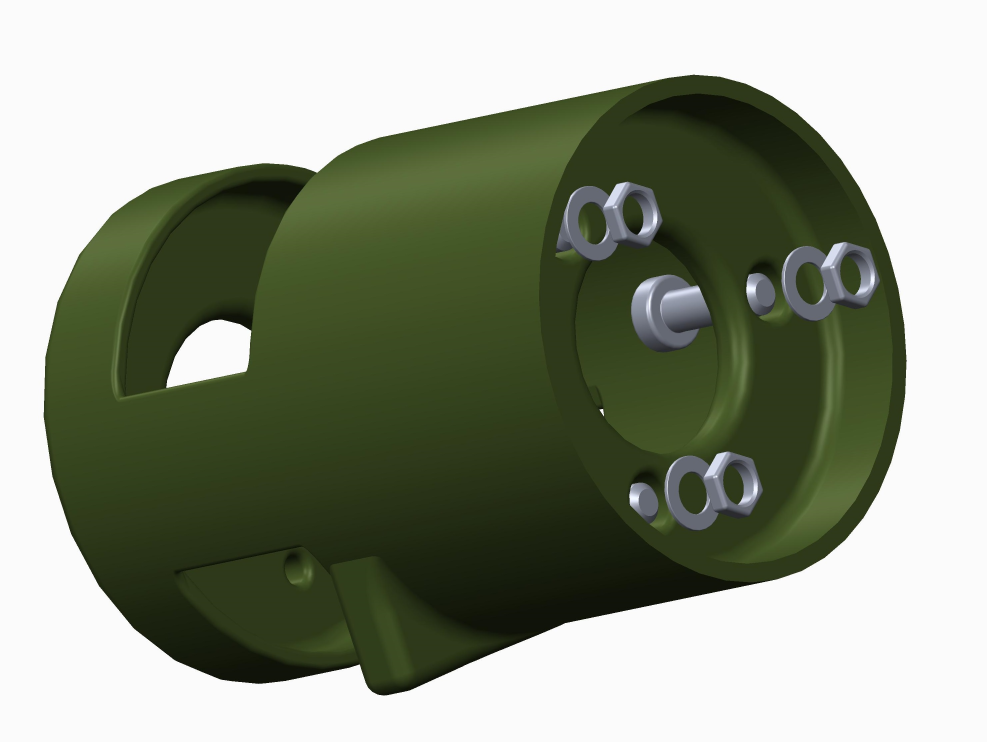
#> input picture cad/laser_support/instruction/step1.jpg, 2961 x 2225 px, given in place of the camera (shown at 1/3 size)
$ python arrow-detec.py
#> lines starting #> are read from the running program, lines starting #| are printed output that depends on the picture; after the words box and inside, x2 and y2 are one past the last pixel; in counts of white or black regions, pixels touching at a corner belong together
import cv2
import sys
import numpy as np
import matplotlib.pyplot as plt
import math
import argparse
import cv2

def arrow_outline(img):
    dst = cv2.Canny(img, 50, 200, None, 3)

    # Copy edges to the images that will display the results in BGR
    cdst = cv2.cvtColor(dst, cv2.COLOR_GRAY2BGR)
    cdstP = np.copy(cdst)

    linesP = cv2.HoughLinesP(dst, 1, np.pi / 180, 50, None, 50, 10) #probabilistic line transform
    final_pts = []

    if linesP is not None:
        for i in range(0, len(linesP)):
            l = linesP[i][0]

            thresh = 30

            if abs(l[1]-l[3]) < thresh: # aka vertical line
                pass
            elif abs(l[0]-l[2]) < thresh: # aka horizontal line
                pass
            else:
                start_pt = (l[0], l[1])
                end_pt = (l[2], l[3])
                final_pts.append(start_pt)
                final_pts.append(end_pt)
                cv2.line(img, start_pt, end_pt, (0,0,255), 3, cv2.LINE_AA)

    return img, final_pts


def arrow_direc(img, arrow_pts):

    if not arrow_pts:
        return 'NONE'

    else:
        arrow_coords = np.ravel(arrow_pts)
        x_list = arrow_coords[::2]
        y_list = arrow_coords[1::2]

        xmax = np.max(x_list)
        xmin = np.min(x_list)
        ymax = np.max(y_list)
        ymin = np.min(y_list)

        if (xmin, ymax) in arrow_pts:
            return 'RIGHT'

        else:
            return 'LEFT'

def blue_detec(imageFrame):
        # Convert the imageFrame in
    # BGR(RGB color space) to
    # HSV(hue-saturation-value)
    # color space
    blur_val = 11 # should be positive and odd
    imageFrame = cv2.GaussianBlur(imageFrame, (blur_val,blur_val), 0)
    hsvFrame = cv2.cvtColor(imageFrame, cv2.COLOR_BGR2HSV)

    # Set range for blue color and
    # define mask
    blue_lower = np.array([94, 80, 2], np.uint8)
    blue_upper = np.array([120, 255, 255], np.uint8)
    blue_mask = cv2.inRange(hsvFrame, blue_lower, blue_upper)

    # Morphological Transform, Dilation
    # for each color and bitwise_and operator
    # between imageFrame and mask determines
    # to detect only that particular color
    kernel = np.ones((5, 5), "uint8")

    # For blue color
    blue_mask = cv2.dilate(blue_mask, kernel)
    res_blue = cv2.bitwise_and(imageFrame, imageFrame,
                               mask = blue_mask)


    # Creating contour to track blue color
    contours, hierarchy = cv2.findContours(blue_mask,
                                           cv2.RETR_TREE,
                                           cv2.CHAIN_APPROX_SIMPLE)
    box_dims = []
    for pic, contour in enumerate(contours):
        area = cv2.contourArea(contour)
        if(area > 800):
            x, y, w, h = cv2.boundingRect(contour)
            imageFrame = cv2.rectangle(imageFrame, (x, y),
                                       (x + w, y + h),
                                       (255, 0, 0), 2)
            box_dims.append((x, y, w, h))

    return imageFrame, box_dims


def main(argv):
    cap = cv2.VideoCapture(0)
    cap.set(cv2.CAP_PROP_FPS, 1)     # set the frame rate

    # Check if the webcam is opened correctly
    if not cap.isOpened():
        raise IOError("Cannot open webcam")

    while True:
        ret, frame = cap.read()
#> frame is the input picture: shape (2225, 2961, 3); mean B, G, R 131.8, 149.3, 142.6

        blue_area, blue_bbox_dims = blue_detec(frame)
#> in blue_detec, `contours, hierarchy = cv2.findContours(blue_mask, cv2.RETR_TREE, cv2.C..`: contours = []
#> blue_bbox_dims = []

        if len(blue_bbox_dims) != 0:
            blue = True
        else:
            blue = False

        arrow_finding, arrow_pts = arrow_outline(frame)
#> in arrow_outline, `dst = cv2.Canny(img, 50, 200, None, 3)`:
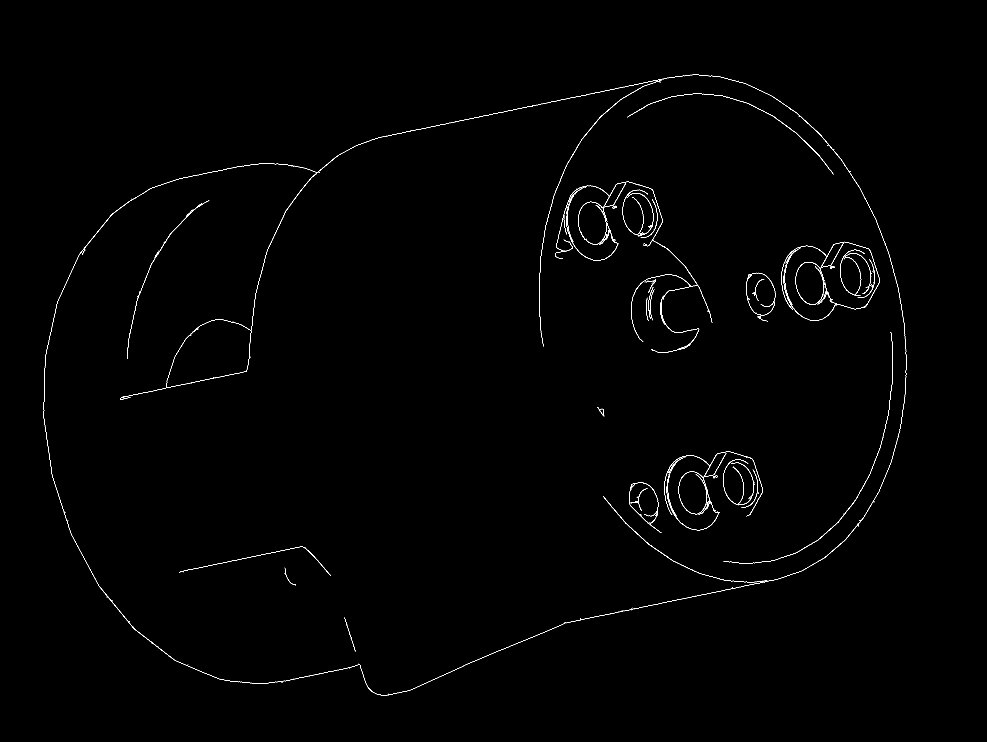
#> dst: shape (2225, 2961) (shown at 1/3 size); 0.41% white in thin lines or dots, all inside (x1, y1, x2, y2) = (130, 223, 2721, 2087)
#> in arrow_outline, `linesP = cv2.HoughLinesP(dst, 1, np.pi / 180, 50, None, 50, 10)`: linesP = 140 rows, first 6: [380, 1189, 739, 1113], [1500, 338, 1796, 276], [1998, 1807, 2312, 1741], [1718, 293, 2007, 232], [661, 1690, 904, 1639], [1692, 1870, 1881, 1830]
#> the loop in arrow_outline, `for i in range(0, len(linesP)):` made 140 passes
#> after the loop in arrow_outline, `for i in range(0, len(linesP)):`: final_pts = 180 pairs, first value 137 to 2702, second value 232 to 2071
#> arrow_pts has the same summary as final_pts in arrow_outline

        direc = arrow_direc(arrow_finding, arrow_pts)
#> in arrow_direc, `arrow_coords = np.ravel(arrow_pts)`: arrow_coords = 360 values, max 2702 at index 190, min 137 at index 100, mean 1379.1
#> in arrow_direc, `x_list = arrow_coords[::2]`: x_list = 180 values, max 2702 at index 95, min 137 at index 50, mean 1666.5
#> in arrow_direc, `y_list = arrow_coords[1::2]`: y_list = 180 values, max 2071 at index 30, min 232 at index 7, mean 1091.7
#> in arrow_direc, `xmax = np.max(x_list)`: xmax = 2702
#> in arrow_direc, `xmin = np.min(x_list)`: xmin = 137
#> in arrow_direc, `ymax = np.max(y_list)`: ymax = 2071
#> in arrow_direc, `ymin = np.min(y_list)`: ymin = 232
#> direc = 'LEFT'


        if blue is True and direc !='NONE' and direc !='IDK':
            org = (20, 20)
            cv2.putText(arrow_finding, direc, org, cv2.FONT_HERSHEY_SIMPLEX, fontScale = 1,color = (0, 0, 0),
                        thickness = 2 )

        cv2.imshow('Annotated Feed', frame)

#         if direction_finding != "inconclusive":
#             print("direction %s" % direction_finding)

        c = cv2.waitKey(1000) # adds delay in feed so we can read
#> (key Esc is pressed here)
        if c == 27: # this is the esc key
            break

    cap.release()
    cv2.destroyAllWindows()

if __name__ == "__main__":
    main(sys.argv[1:])

$ run again, on cad/laser_support/instruction/step2.jpg
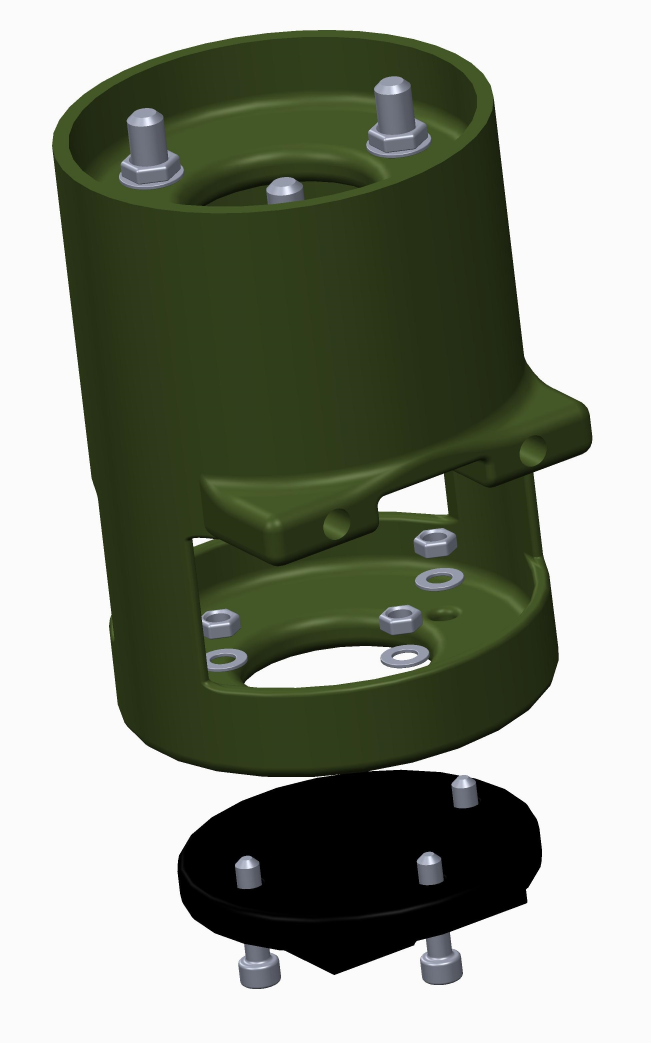
#> input picture cad/laser_support/instruction/step2.jpg, 1953 x 3129 px, given in place of the camera (shown at 1/3 size)
#> in main, frame is the input picture: shape (3129, 1953, 3); mean B, G, R 131, 145.3, 139.6
#> hsvFrame: shape (3129, 1953, 3); mean H, S, V 22.1, 62, 145.6
#> in blue_detec, `blue_mask = cv2.dilate(blue_mask, kernel)`:
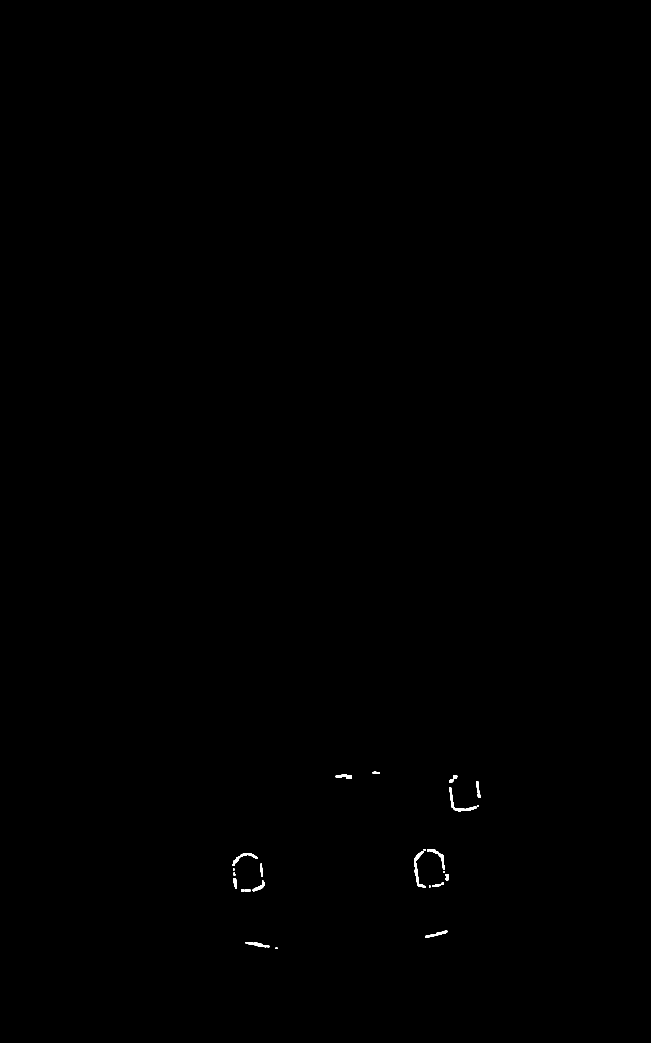
#> blue_mask: shape (3129, 1953) (shown at 1/3 size); 0.11% white; 30 white regions
#> contours = 30 contours, 5 with area under 20; largest, box (x1, y1, x2, y2) and area: (1347, 2361, 1430, 2434) 800, (1281, 2547, 1334, 2610) 508, (1244, 2606, 1277, 2663) 422, (1275, 2791, 1342, 2814) 404, (737, 2826, 808, 2842) 399
#> the loop in blue_detec, `for pic, contour in enumerate(contours):` made 30 passes
#> (area, x, y, w, h) on pass 25: (800.5, 1347, 2361, 83, 73)
#> after the loop in blue_detec, `for pic, contour in enumerate(contours):`: box_dims = [(1347, 2361, 83, 73)]
#> in arrow_outline, `dst = cv2.Canny(img, 50, 200, None, 3)`:
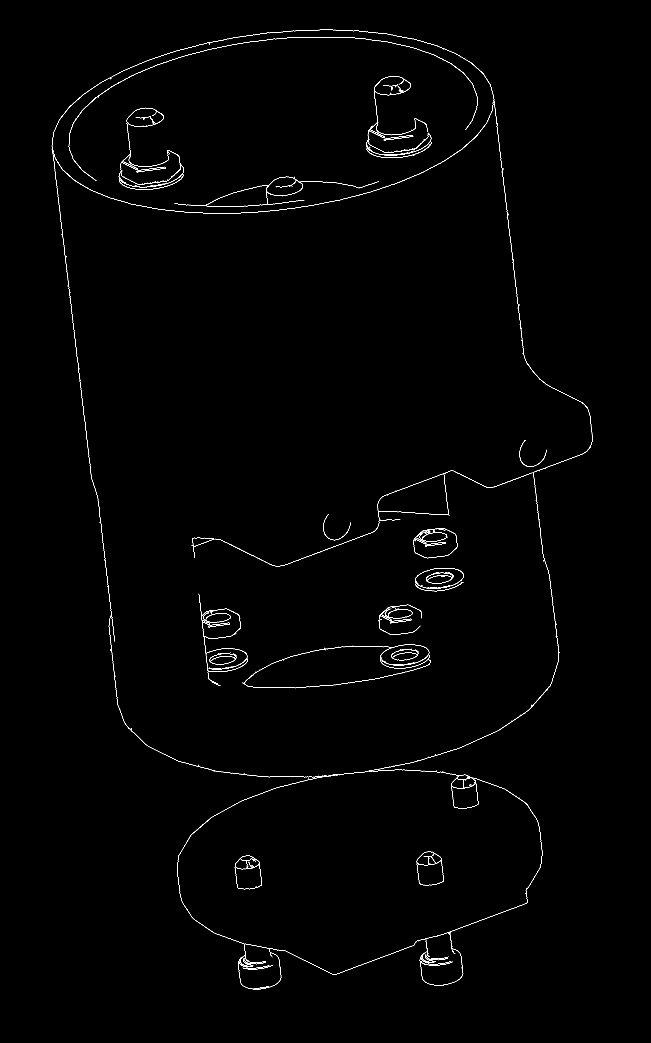
#> dst: shape (3129, 1953) (shown at 1/3 size); 0.51% white in thin lines or dots, all inside (x1, y1, x2, y2) = (155, 89, 1778, 2968)
#> linesP = 162 rows, first 6: [218, 964, 272, 1410], [162, 493, 214, 922], [1478, 279, 1510, 541], [1506, 514, 1542, 813], [596, 1781, 619, 1974], [305, 1602, 343, 1913]
#> the loop in arrow_outline, `for i in range(0, len(linesP)):` made 162 passes
#> (start_pt, end_pt) on passes 1, 2, 3, 4, 6, 8, 12, 14: ((218, 964), (272, 1410)), ((162, 493), (214, 922)), ((1478, 279), (1510, 541)), ((1506, 514), (1542, 813)), ((305, 1602), (343, 1913)), ((1646, 1717), (1676, 1962)), ((943, 1661), (1117, 1597)), ((1035, 2912), (1236, 2838))
#> after the loop in arrow_outline, `for i in range(0, len(linesP)):`: final_pts = 122 pairs, first value 162 to 1729, second value 127 to 2924
#> arrow_pts has the same summary as final_pts in arrow_outline
#> arrow_coords = 244 values, max 2924 at index 67, min 127 at index 171, mean 1261.8
#> x_list = 122 values, max 1729 at index 19, min 162 at index 2, mean 999
#> y_list = 122 values, max 2924 at index 33, min 127 at index 85, mean 1524.6
#> xmax = 1729
#> xmin = 162
#> ymax = 2924
#> ymin = 127
#> direc = 'LEFT'

$ run again, on cad/laser_support/instruction/step3.jpg
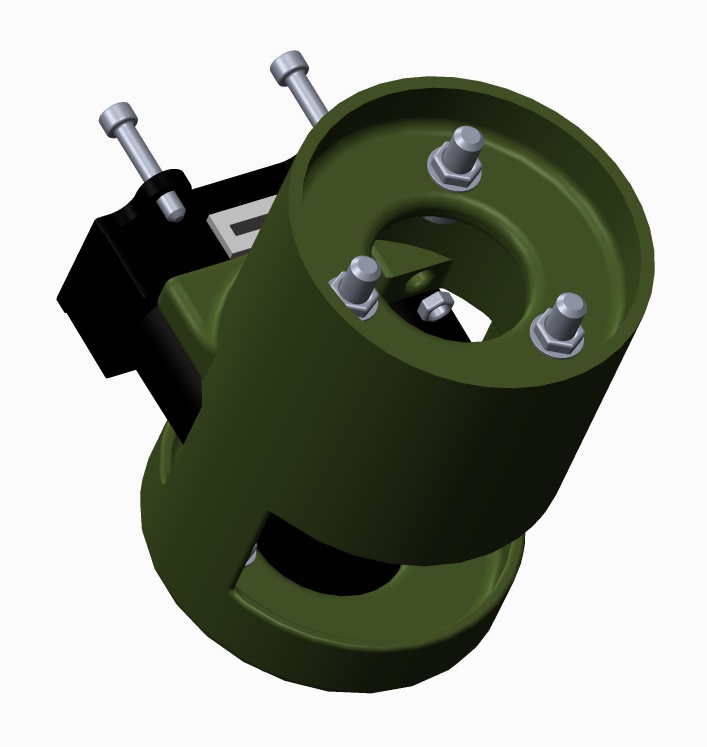
#> input picture cad/laser_support/instruction/step3.jpg, 2120 x 2240 px, given in place of the camera (shown at 1/3 size)
#> in main, frame is the input picture: shape (2240, 2120, 3); mean B, G, R 145.7, 157, 152.6
#> hsvFrame: shape (2240, 2120, 3); mean H, S, V 19.8, 54.6, 157.3
#> in blue_detec, `blue_mask = cv2.dilate(blue_mask, kernel)`:
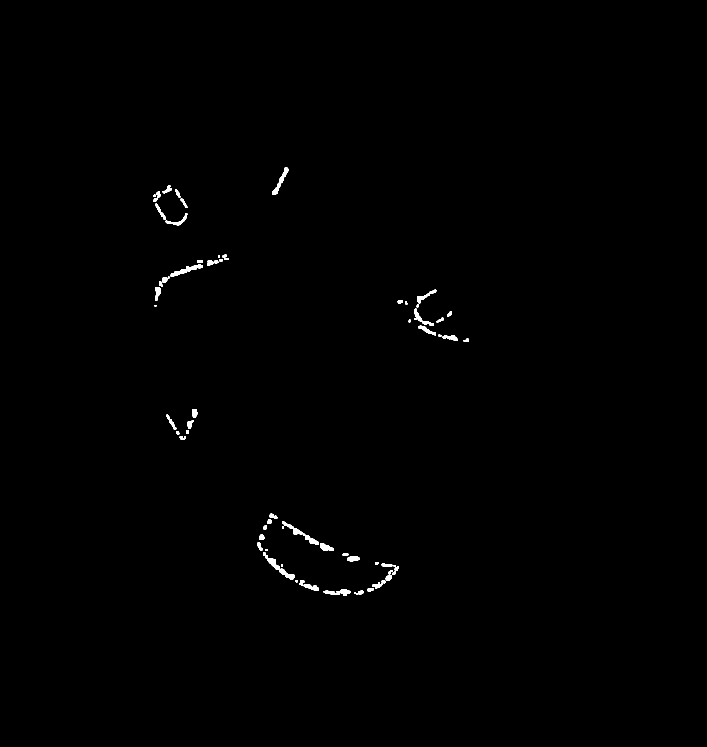
#> blue_mask: shape (2240, 2120) (shown at 1/3 size); 0.38% white; 76 white regions
#> contours = 78 contours, 5 with area under 20; largest, box (x1, y1, x2, y2) and area: (790, 1656, 884, 1739) 1244, (817, 503, 865, 584) 837, (846, 1563, 908, 1603) 586, (960, 1630, 1002, 1653) 533, (1252, 869, 1309, 910) 510
#> the loop in blue_detec, `for pic, contour in enumerate(contours):` made 78 passes
#> (area, x, y, w, h) on passes 22, 78: (1244.5, 790, 1656, 94, 83), (837, 817, 503, 48, 81)
#> after the loop in blue_detec, `for pic, contour in enumerate(contours):`: box_dims = [(790, 1656, 94, 83), (817, 503, 48, 81)]
#> dst: shape (2240, 2120); 0.54% white in thin lines or dots, all inside (x1, y1, x2, y2) = (169, 150, 1965, 2081)
#> linesP = 157 rows, first 6: [1664, 1491, 1935, 936], [804, 639, 902, 439], [803, 640, 897, 448], [408, 1110, 548, 1334], [577, 568, 854, 483], [169, 894, 284, 659]
#> the loop in arrow_outline, `for i in range(0, len(linesP)):` made 157 passes
#> after the loop in arrow_outline, `for i in range(0, len(linesP)):`:
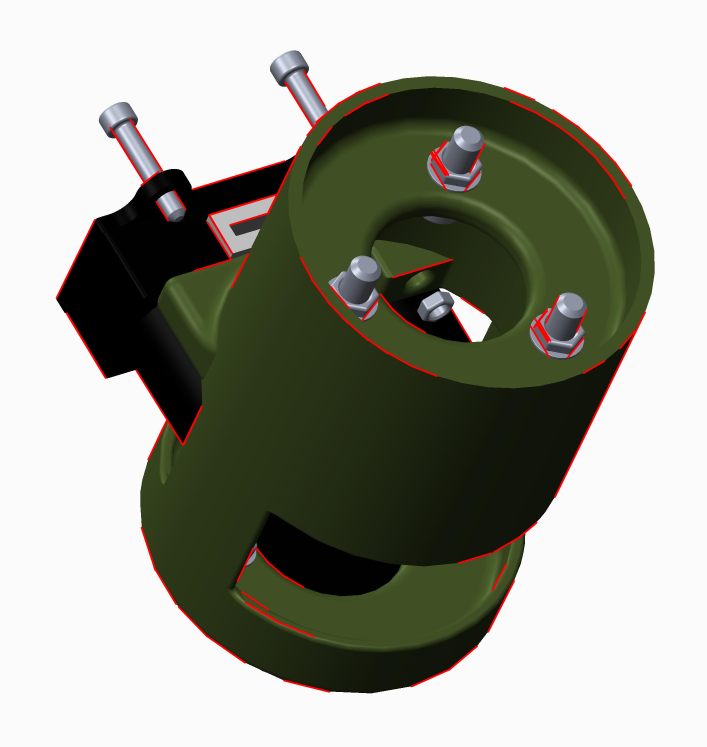
#> img: shape (2240, 2120, 3) (shown at 1/3 size); mean B, G, R 144.6, 155.8, 154.4
#> after the loop in arrow_outline, `for i in range(0, len(linesP)):`: final_pts = 204 pairs, first value 169 to 1935, second value 213 to 2075
#> arrow_pts has the same summary as final_pts in arrow_outline
#> arrow_coords = 408 values, max 2075 at index 199, min 169 at index 20, mean 1011.2
#> x_list = 204 values, max 1935 at index 1, min 169 at index 10, mean 1096.9
#> y_list = 204 values, max 2075 at index 99, min 213 at index 34, mean 925.5
#> xmax = 1935
#> xmin = 169
#> ymax = 2075
#> ymin = 213
#> direc = 'LEFT'
